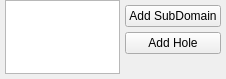
           <widget class="QWidget" name="page_10">
            <property name="geometry">
             <rect>
              <x>0</x>
              <y>0</y>
              <width>226</width>
              <height>79</height>
             </rect>
            </property>
            <attribute name="label">
             <string>Multi-Domain</string>
            </attribute>
            <layout class="QVBoxLayout" name="verticalLayout_26">
             <property name="spacing">
              <number>5</number>
             </property>
             <property name="leftMargin">
              <number>0</number>
             </property>
             <property name="topMargin">
              <number>0</number>
             </property>
             <property name="rightMargin">
              <number>0</number>
             </property>
             <property name="bottomMargin">
              <number>0</number>
             </property>
             <item>
              <widget class="QWidget" name="verticalWidget" native="true">
               <layout class="QHBoxLayout" name="horizontalLayout_25">
                <property name="spacing">
                 <number>5</number>
                </property>
                <property name="leftMargin">
                 <number>5</number>
                </property>
                <property name="topMargin">
                 <number>0</number>
                </property>
                <property name="rightMargin">
                 <number>5</number>
                </property>
                <property name="bottomMargin">
                 <number>5</number>
                </property>
                <item>
                 <widget class="QTableView" name="tableViewDomains">
                  <property name="sizePolicy">
                   <sizepolicy hsizetype="Expanding" vsizetype="Expanding">
                    <horstretch>0</horstretch>
                    <verstretch>0</verstretch>
                   </sizepolicy>
                  </property>
                  <property name="contextMenuPolicy">
                   <enum>Qt::CustomContextMenu</enum>
                  </property>
                  <property name="selectionMode">
                   <enum>QAbstractItemView::ExtendedSelection</enum>
                  </property>
                  <property name="selectionBehavior">
                   <enum>QAbstractItemView::SelectRows</enum>
                  </property>
                 </widget>
                </item>
                <item>
                 <layout class="QVBoxLayout" name="verticalLayout_23">
                  <property name="topMargin">
                   <number>5</number>
                  </property>
                  <item>
                   <widget class="QPushButton" name="btnAddSubDomain">
                    <property name="toolTip">
                     <string>Make sure the crosshair center is inside a subdomain you want to specify.
Click the button to add it to the left table for meshing.</string>
                    </property>
                    <property name="text">
                     <string>Add SubDomain</string>
                    </property>
                   </widget>
                  </item>
                  <item>
                   <widget class="QPushButton" name="btnAddHole">
                    <property name="maximumSize">
                     <size>
                      <width>16777215</width>
                      <height>16777215</height>
                     </size>
                    </property>
                    <property name="toolTip">
                     <string>Make sure the crosshair center is inside a hole you want to specify.
Click the button to add it to the left table.</string>
                    </property>
                    <property name="text">
                     <string>Add Hole</string>
                    </property>
                    <property name="iconSize">
                     <size>
                      <width>16</width>
                      <height>16</height>
                     </size>
                    </property>
                   </widget>
                  </item>
                  <item>
                   <spacer name="verticalSpacer_5">
                    <property name="orientation">
                     <enum>Qt::Vertical</enum>
                    </property>
                    <property name="sizeHint" stdset="0">
                     <size>
                      <width>20</width>
                      <height>40</height>
                     </size>
                    </property>
                   </spacer>
                  </item>
                 </layout>
                </item>
               </layout>
              </widget>
             </item>
            </layout>
           </widget>
